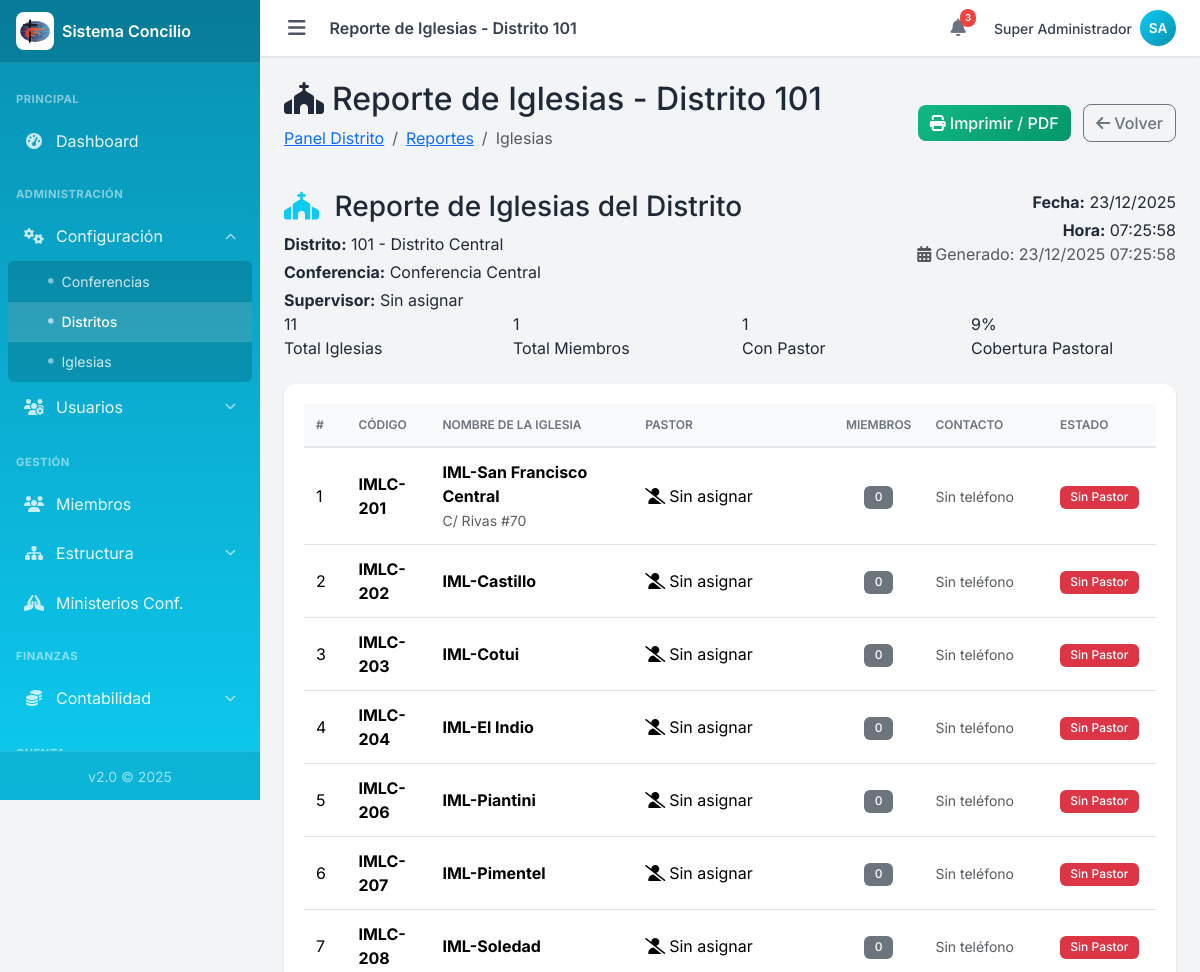
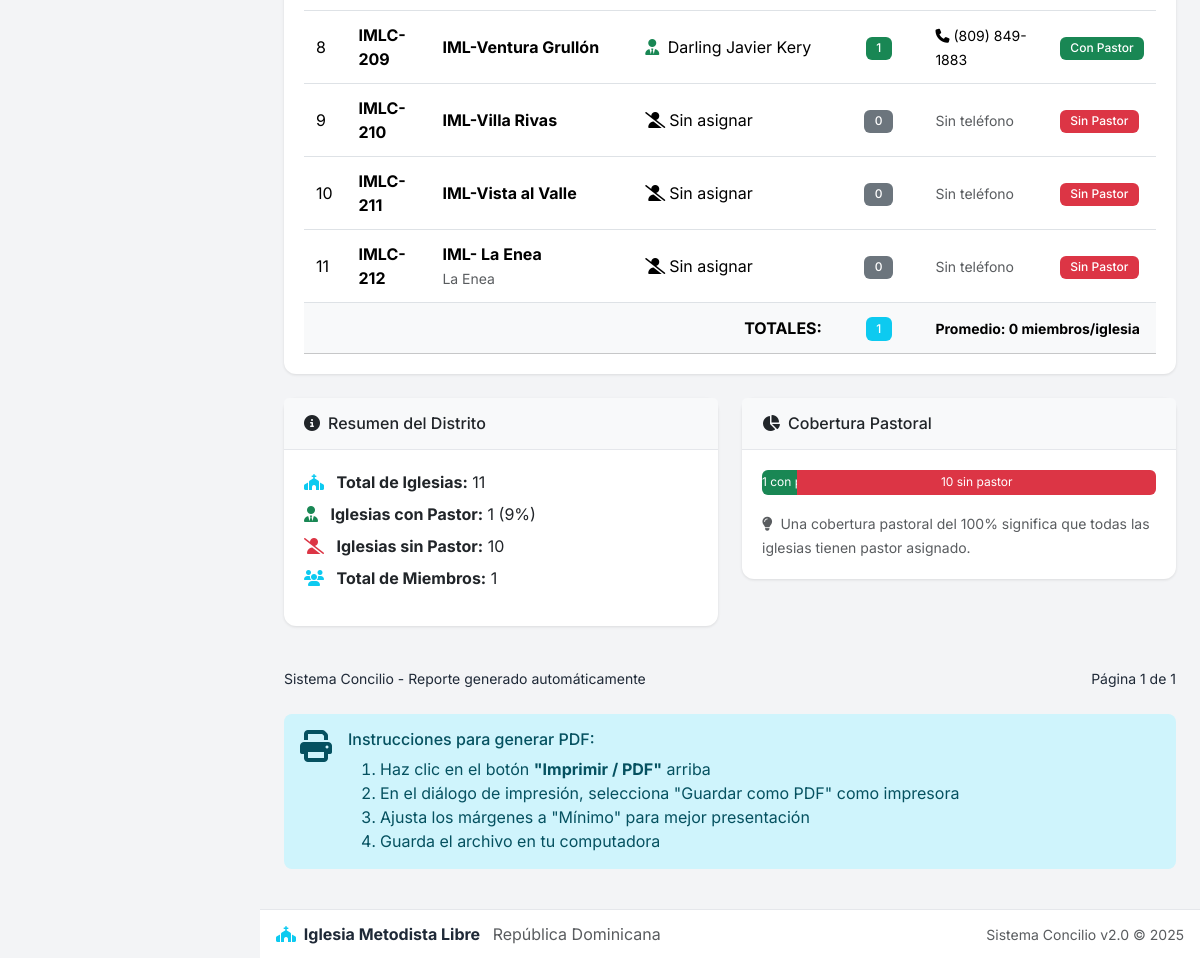
The app's page /admin/distritos/reporte_iglesias.php?distrito=1 (signed in) with its own data (2 pictures, top to bottom).
### tables this page shows
CREATE TABLE `distritos` (
  `id` int(11) NOT NULL,
  `conferencia_id` int(11) NOT NULL,
  `supervisor_id` int(11) DEFAULT NULL,
  `codigo` varchar(20) NOT NULL,
  `nombre` varchar(150) NOT NULL,
  `supervisor_nombre` varchar(150) DEFAULT NULL,
  `telefono` varchar(30) DEFAULT NULL,
  `correo` varchar(150) DEFAULT NULL,
  `activo` tinyint(1) NOT NULL DEFAULT 1,
  `creado_en` timestamp NOT NULL DEFAULT current_timestamp()
);

CREATE TABLE `conferencias` (
  `id` int(11) NOT NULL,
  `superintendente_id` int(11) DEFAULT NULL,
  `codigo` varchar(20) NOT NULL,
  `nombre` varchar(150) NOT NULL,
  `superintendente_nombre` varchar(150) DEFAULT NULL,
  `telefono` varchar(30) DEFAULT NULL,
  `correo` varchar(150) DEFAULT NULL,
  `activo` tinyint(1) NOT NULL DEFAULT 1,
  `creado_en` timestamp NOT NULL DEFAULT current_timestamp()
);

CREATE TABLE `iglesias` (
  `id` int(11) NOT NULL,
  `distrito_id` int(11) NOT NULL,
  `codigo` varchar(20) NOT NULL,
  `nombre` varchar(150) NOT NULL,
  `categoria` enum('Circuito','Capilla','Proyecto Evangelístico') NOT NULL DEFAULT 'Circuito',
  `direccion` varchar(255) DEFAULT NULL,
  `provincia_id` int(11) DEFAULT NULL,
  `municipio_id` int(11) DEFAULT NULL,
  `telefono` varchar(30) DEFAULT NULL,
  `correo` varchar(150) DEFAULT NULL,
  `activo` tinyint(1) NOT NULL DEFAULT 1,
  `creado_en` timestamp NOT NULL DEFAULT current_timestamp()
);

### admin/distritos/reporte_iglesias.php (the view, shortened to what the rows shown need)
<?php
require_once __DIR__ . '/../../config/config.php';
$ROL_NOMBRE = $_SESSION['rol_nombre'] ?? '';
$usuario_id = (int) ($_SESSION['usuario_id'] ?? 0);
$distrito_id = (int) ($_SESSION['distrito_id'] ?? ($_GET['distrito'] ?? 0));
function ejecutarConsulta($conexion, $sql, $types = null, $params = null, $fetchAll = false) {
    try {
        $stmt = $conexion->prepare($sql);
        if ($types && $params) {
            $stmt->bind_param($types, ...$params);
        }
        if (!$stmt->execute()) return $fetchAll ? [] : null;
        $result = $stmt->get_result();
        if ($fetchAll) {
            $data = [];
            while ($row = $result->fetch_assoc()) {
                $data[] = $row;
            }
            return $data;
        } else {
            $data = $result->fetch_assoc();
            return $data ?: null;
        }
    } catch (Exception $e) {
        error_log("Error en consulta: " . $e->getMessage());
        return $fetchAll ? [] : null;
    }
}
$distrito = null;
$usuario_cedula = '';
$usuario_info = ejecutarConsulta($conexion, "SELECT usuario FROM usuarios WHERE id = ?", "i", [$usuario_id]);
if ($usuario_info && isset($usuario_info['usuario'])) {
    $usuario_cedula = $usuario_info['usuario'];
}
if ($usuario_cedula) {
    $sql_distrito = "SELECT d.*, c.nombre AS conferencia_nombre, c.codigo AS conferencia_codigo
                     FROM distritos d
                     INNER JOIN conferencias c ON d.conferencia_id = c.id
                     WHERE d.supervisor_id IN (SELECT id FROM pastores WHERE cedula = ?)
                     AND d.activo = 1
                     LIMIT 1";
    $distrito = ejecutarConsulta($conexion, $sql_distrito, "s", [$usuario_cedula]);
}
if (!$distrito) {
    $sql = "SELECT d.*, c.nombre AS conferencia_nombre, c.codigo AS conferencia_codigo
            FROM distritos d
            INNER JOIN conferencias c ON d.conferencia_id = c.id
            INNER JOIN iglesias i ON d.id = i.distrito_id
            INNER JOIN pastor_iglesias pi ON i.id = pi.iglesia_id
            INNER JOIN pastores p ON pi.pastor_id = p.id
            WHERE p.cedula = ?
            AND pi.activo = 1
            AND i.activo = 1
            LIMIT 1";
    $distrito = ejecutarConsulta($conexion, $sql, "s", [$usuario_cedula]);
}
if (!$distrito && ($ROL_NOMBRE === 'super_admin' || $ROL_NOMBRE === 'super_distrito') && $distrito_id > 0) {
    $sql_distrito_admin = "SELECT d.*, c.nombre AS conferencia_nombre, c.codigo AS conferencia_codigo
                           FROM distritos d
                           INNER JOIN conferencias c ON d.conferencia_id = c.id
                           WHERE d.id = ? AND d.activo = 1";
    $distrito = ejecutarConsulta($conexion, $sql_distrito_admin, "i", [$distrito_id]);
}
$distrito_id = (int) $distrito['id'];
$supervisor_info = ejecutarConsulta($conexion,
    "SELECT CONCAT(p.nombre, ' ', p.apellido) AS supervisor_nombre
     FROM pastores p
     WHERE p.id = ?",
    "i", [$distrito['supervisor_id'] ?? 0]
);
$supervisor_nombre = $supervisor_info['supervisor_nombre'] ?? 'Sin asignar';
$sql_iglesias = "SELECT
        i.id,
        i.codigo,
        i.nombre,
        i.direccion,
        i.telefono,
        COALESCE(m.total_miembros, 0) AS total_miembros,
        CONCAT(p.nombre, ' ', p.apellido) AS pastor_nombre,
        p.telefono AS pastor_telefono
    FROM iglesias i
    LEFT JOIN (
        SELECT iglesia_id, COUNT(*) AS total_miembros
        FROM miembros
        WHERE estado = 'activo'
        GROUP BY iglesia_id
    ) m ON m.iglesia_id = i.id
    LEFT JOIN pastor_iglesias pi ON pi.iglesia_id = i.id AND pi.activo = 1
    LEFT JOIN pastores p ON p.id = pi.pastor_id
    WHERE i.distrito_id = ? AND i.activo = 1
    ORDER BY i.codigo";
$iglesias = ejecutarConsulta($conexion, $sql_iglesias, "i", [$distrito_id], true);
$titulo_reporte = "Reporte de Iglesias - Distrito " . htmlspecialchars($distrito['codigo']);
$titulo_pagina = $titulo_reporte;
$page_title = $titulo_pagina ?? 'Reporte de Iglesias';
require_once __DIR__ . '/../includes/header.php';
?>
                <div class="d-flex justify-content-between align-items-center mb-4 no-print">
                    <div>
                        <h2><i class="fas fa-church me-2"></i><?php echo $titulo_reporte; ?></h2>
                        <nav aria-label="breadcrumb">
                            <ol class="breadcrumb">
                            </ol>
                        </nav>
                    </div>
                </div>
                <div class="header-reporte">
                    <div class="row">
                        <div class="col-md-8">
                            <h3 class="mb-2">
                                <i class="fas fa-church text-primary me-2"></i>
                                Reporte de Iglesias del Distrito
                            </h3>
                            <p class="mb-1">
                                <strong>Distrito:</strong> <?php echo htmlspecialchars($distrito['codigo'] . ' - ' . $distrito['nombre']); ?>
                            </p>
                            <p class="mb-1">
                                <strong>Conferencia:</strong> <?php echo htmlspecialchars($distrito['conferencia_nombre']); ?>
                            </p>
                            <p class="mb-0">
                                <strong>Supervisor:</strong> <?php echo htmlspecialchars($supervisor_nombre); ?>
                            </p>
                        </div>
                    </div>
                </div>
                <div class="card">
                    <div class="card-body">
                        <div class="table-responsive">
                            <table class="table table-hover table-reporte">
                                <thead>
                                    <tr>
                                        <th width="5%">#</th>
                                        <th width="10%">Código</th>
                                        <th width="25%">Nombre de la Iglesia</th>
                                        <th width="25%">Pastor</th>
                                        <th width="10%" class="text-center">Miembros</th>
                                        <th width="15%">Contacto</th>
                                        <th width="10%">Estado</th>
                                    </tr>
                                </thead>
                                <tbody>
                                    <?php if (empty($iglesias)): ?>
                                    <tr>
                                        <td colspan="7" class="text-center text-muted py-4">
                                            <i class="fas fa-info-circle me-1"></i> No hay iglesias registradas en este distrito
                                        </td>
                                    </tr>
                                    <?php else: ?>
                                    <?php
                                    $contador = 1;
                                    foreach ($iglesias as $igl):
                                        $tiene_pastor = !empty($igl['pastor_nombre']) && $igl['pastor_nombre'] != 'No asignado';
                                        $miembros = (int) ($igl['total_miembros'] ?? 0);
                                        $pastor_nombre_display = $tiene_pastor ? $igl['pastor_nombre'] : 'Sin asignar';
                                    ?>
                                    <tr>
                                        <td><?php echo $contador++; ?></td>
                                        <td><strong><?php echo htmlspecialchars($igl['codigo'] ?? ''); ?></strong></td>
                                        <td>
                                            <div><strong><?php echo htmlspecialchars($igl['nombre'] ?? ''); ?></strong></div>
                                            <small class="text-muted"><?php echo htmlspecialchars($igl['direccion'] ?? ''); ?></small>
                                        </td>
                                        <td>
                                            <?php if ($tiene_pastor): ?>
                                                <i class="fas fa-user-tie text-success me-1"></i>
                                                <?php echo htmlspecialchars($pastor_nombre_display); ?>
                                            <?php else: ?>
                                                <span class="pastor-sin-asignar">
                                                    <i class="fas fa-user-slash me-1"></i><?php echo $pastor_nombre_display; ?>
                                                </span>
                                            <?php endif; ?>
                                        </td>
                                        <td class="text-center">
                                            <span class="badge bg-<?php echo $miembros > 0 ? 'success' : 'secondary'; ?> badge-miembros">
                                                <?php echo $miembros; ?>
                                            </span>
                                        </td>
                                        <td>
                                            <?php if (!empty($igl['pastor_telefono'])): ?>
                                                <small><i class="fas fa-phone me-1"></i><?php echo htmlspecialchars($igl['pastor_telefono']); ?></small>
                                            <?php elseif (!empty($igl['telefono'])): ?>
                                                <small><i class="fas fa-phone me-1"></i><?php echo htmlspecialchars($igl['telefono']); ?></small>
                                            <?php else: ?>
                                                <small class="text-muted">Sin teléfono</small>
                                            <?php endif; ?>
                                        </td>
                                        <td>
                                            <?php if ($tiene_pastor): ?>
                                                <span class="badge bg-success">Con Pastor</span>
                                            <?php else: ?>
                                                <span class="badge bg-danger">Sin Pastor</span>
                                            <?php endif; ?>
                                        </td>
                                    </tr>
                                    <?php endforeach; ?>
                                    <?php endif; ?>
                                </tbody>
                            </table>
                        </div>
                    </div>
                </div>
            </div>
<?php require_once __DIR__ . '/../includes/footer.php'; ?>

### admin/includes/header.php (shortened to what the rows shown need)
<?php
require_once __DIR__ . '/seguridad.php';
$titulo_pagina = isset($page_title) ? $page_title : 'Sistema Concilio';
$script_path = $_SERVER['SCRIPT_NAME'];
$admin_pos = strpos($script_path, '/admin/');
if ($admin_pos !== false) {
    $after_admin = substr($script_path, $admin_pos + 7);
    $depth = substr_count($after_admin, '/');
} else {
    $depth = 0;
}
$base_path = str_repeat('../', $depth);
?>
<!DOCTYPE html>
<html lang="es">
<head>
    <link rel="stylesheet" href="https://cdnjs.cloudflare.com/ajax/libs/font-awesome/6.5.1/css/all.min.css">
    <link href="https://cdn.jsdelivr.net/npm/bootstrap@5.3.2/dist/css/bootstrap.min.css" rel="stylesheet">
    <link rel="stylesheet" href="<?php echo $base_path; ?>../css/custom.css">
</head>
<body>
<nav class="top-navbar">
    <div class="navbar-container">
        <div class="navbar-left">
            <button class="btn-menu" type="button" id="sidebarToggle">
                <i class="fas fa-bars"></i>
            </button>
            <span class="page-title d-none d-sm-inline"><?php echo htmlspecialchars($titulo_pagina); ?></span>
        </div>
    </div>
</nav>
<main class="main-content">
    <div class="content-wrapper">

### records on screen
distritos: codigo "Reporte de Iglesias - Distrito 101", codigo+nombre "101 - Distrito Central", conferencia.nombre "Conferencia Central"
iglesias: codigo "IMLC-201", nombre "IML-San Francisco Central", direccion "C/ Rivas #70", pastor_nombre_display "Sin asignar", miembros "0", shows "Sin teléfono", shows "Sin Pastor"
iglesias: codigo "IMLC-202", nombre "IML-Castillo", pastor_nombre_display "Sin asignar", miembros "0", shows "Sin teléfono", shows "Sin Pastor"
iglesias: codigo "IMLC-203", nombre "IML-Cotui", pastor_nombre_display "Sin asignar", miembros "0", shows "Sin teléfono", shows "Sin Pastor"
iglesias: codigo "IMLC-204", nombre "IML-El Indio", pastor_nombre_display "Sin asignar", miembros "0", shows "Sin teléfono", shows "Sin Pastor"
iglesias: codigo "IMLC-206", nombre "IML-Piantini", pastor_nombre_display "Sin asignar", miembros "0", shows "Sin teléfono", shows "Sin Pastor"
iglesias: codigo "IMLC-207", nombre "IML-Pimentel", pastor_nombre_display "Sin asignar", miembros "0", shows "Sin teléfono", shows "Sin Pastor"
iglesias: codigo "IMLC-208", nombre "IML-Soledad", pastor_nombre_display "Sin asignar", miembros "0", shows "Sin teléfono", shows "Sin Pastor"
iglesias: codigo "IMLC-209", nombre "IML-Ventura Grullón", pastor_nombre_display "Darling Javier Kery", miembros "1", pastor_telefono "(809) 849-1883", shows "Con Pastor"
iglesias: codigo "IMLC-210", nombre "IML-Villa Rivas", pastor_nombre_display "Sin asignar", miembros "0", shows "Sin teléfono", shows "Sin Pastor"
iglesias: codigo "IMLC-211", nombre "IML-Vista al Valle", pastor_nombre_display "Sin asignar", miembros "0", shows "Sin teléfono", shows "Sin Pastor"
iglesias: codigo "IMLC-212", nombre "IML- La Enea", direccion "La Enea", pastor_nombre_display "Sin asignar", miembros "0", shows "Sin teléfono", shows "Sin Pastor"

### other values on screen
$USUARIO_NOMBRE "Super Administrador"
$iniciales "SA"
$supervisor_nombre "Sin asignar"
$total_iglesias "11"
$total_miembros "1"
$iglesias_con_pastor "1"
$cobertura_pastoral "9"
$total_miembros / $total_iglesias "0"
$total_iglesias - $iglesias_con_pastor "10"
